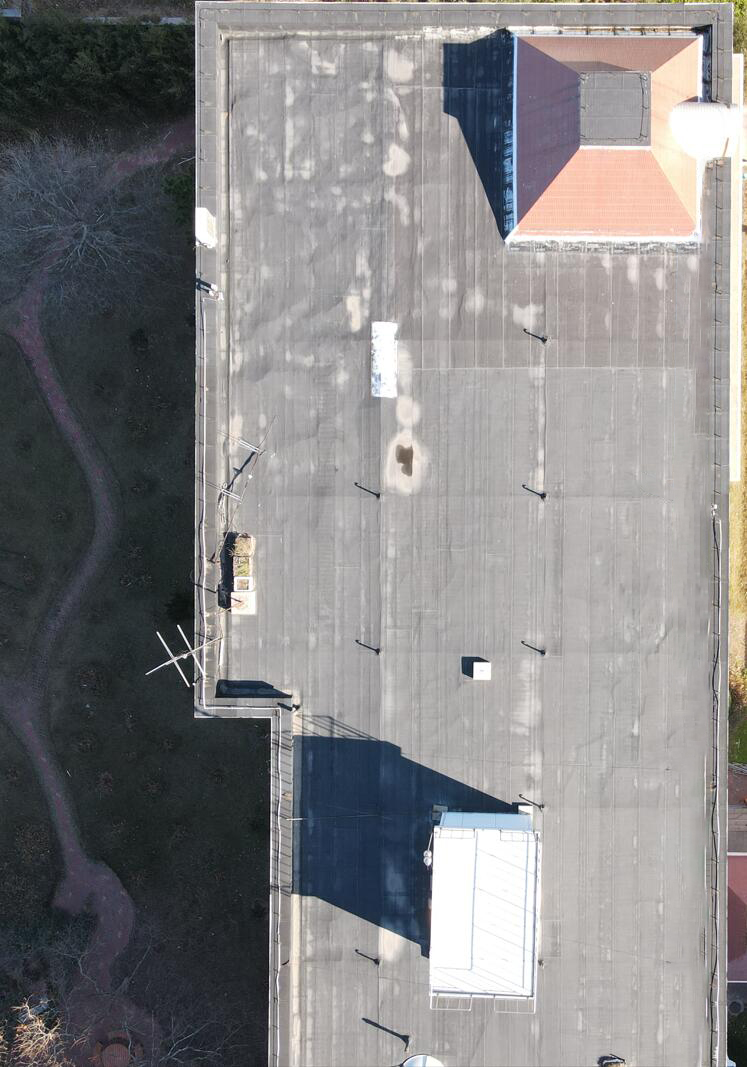
#> input picture demo/ori-3.JPG, 747 x 1067 px, found by its file name
$ python top_main.py   (older library calls are emulated)
#> lines starting #> are read from the running program, lines starting #| are printed output that depends on the picture; after the words box and inside, x2 and y2 are one past the last pixel; in counts of white or black regions, pixels touching at a corner belong together
import cv2
import numpy

#image = cv2.imread("./demo/ori-1.jpg")#(学生宿舍5号楼)
#image = cv2.imread("./demo/ori-2.jpg")#(商学院)
image = cv2.imread("./demo/ori-3.jpg")#(网络楼)
#> image is the input picture: shape (1067, 747, 3); mean B, G, R 132.9, 132.1, 133.1

print(image[0][0])
#| [89 82 67]

#BGR = numpy.array([96,84,78])#(学生宿舍5号楼)(BGR是+20—30)
#BGR = numpy.array([138,128,128])#(商学院)(BGR是+90+10)
BGR = numpy.array([122,125,128])#(网络楼)(BGR是+130-0)
#需要提取的部分的图像BGR范围

upper = BGR + 130
#上限200-250，主要是让白色部分多
lower = BGR - 0
#下线可以尝试更高0-10，目的是框出整体
mask = cv2.inRange(image,lower,upper)
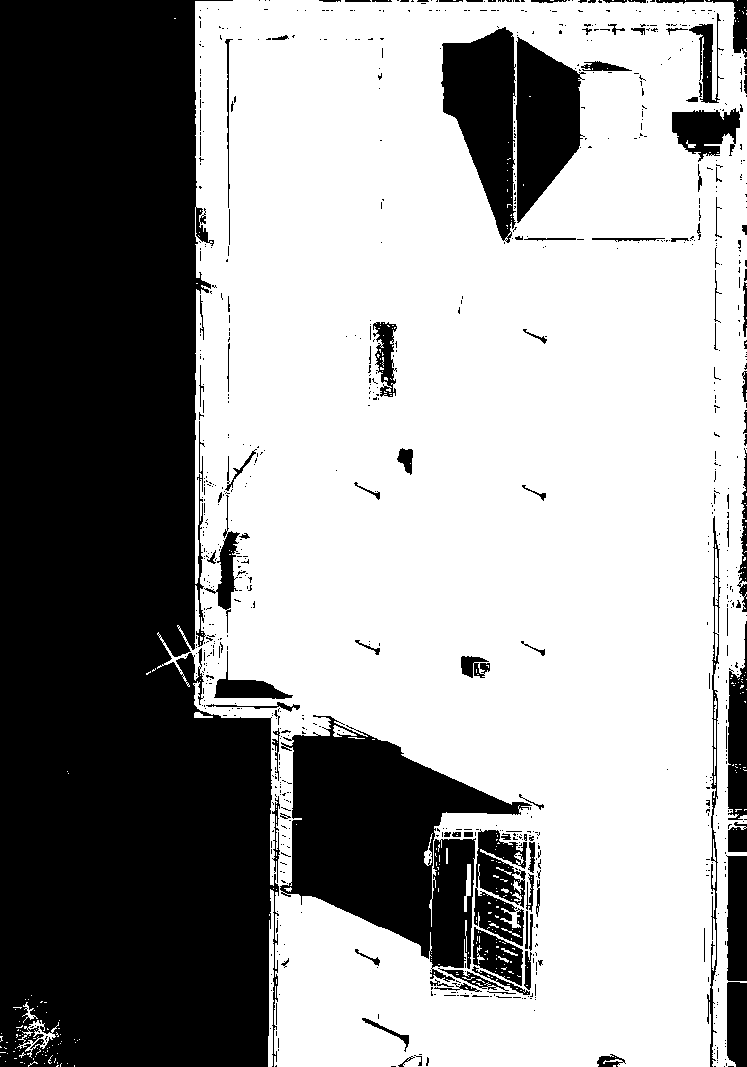
#> mask: shape (1067, 747); 60.2% white; 866 black regions (753 under 20 px)

cv2.imshow("FAKE",mask)
cv2.imwrite("FAKE.jpg",mask)
cv2.waitKey(0)

#(_,contours,hierarchy) = cv2.findContours(mask.copy(),cv2.RETR_EXTERNAL,cv2.CHAIN_APPROX_SIMPLE)
contours , hierarchy = cv2.findContours(mask.copy(),cv2.RETR_TREE,cv2.CHAIN_APPROX_SIMPLE)
#> contours = 1413 contours, 1248 with area under 20; largest, box (x1, y1, x2, y2) and area: (157, 0, 747, 1067) 545578, (279, 714, 533, 970) 33210, (440, 26, 517, 242) 9960, (515, 36, 584, 224) 8459, (475, 829, 528, 909) 2742

print("number of contours: %d" % (len(contours)))
#| number of contours: 1413

allBuildingsImage = image.copy()
cv2.drawContours(allBuildingsImage,contours,-1,(0,0,255),2)
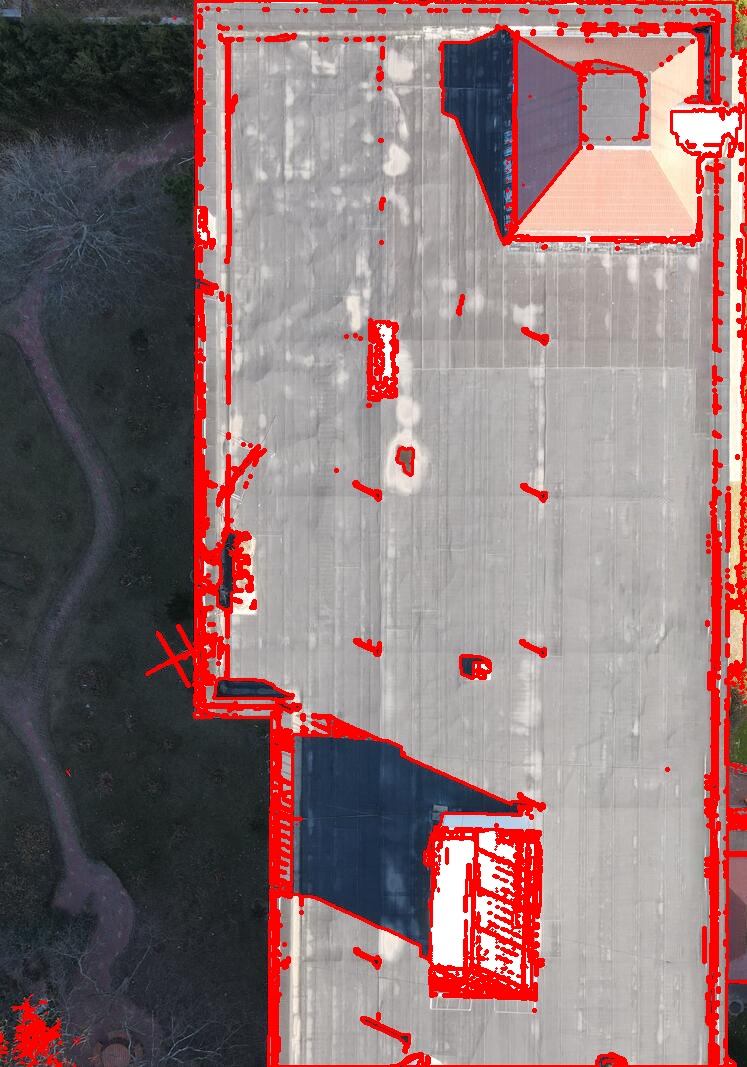
#> allBuildingsImage: shape (1067, 747, 3); 8.98% of pixels changed, all inside (x1, y1, x2, y2) = (0, 0, 747, 1067)
cv2.imshow("Image of the building",allBuildingsImage)
cv2.waitKey(0)

theonlybuilding = image.copy()
contours = list(contours)
# print(type(contours))
contours.sort(key=len,reverse=True)
cv2.drawContours(theonlybuilding,[contours[0]],-1,(0,0,255),2)
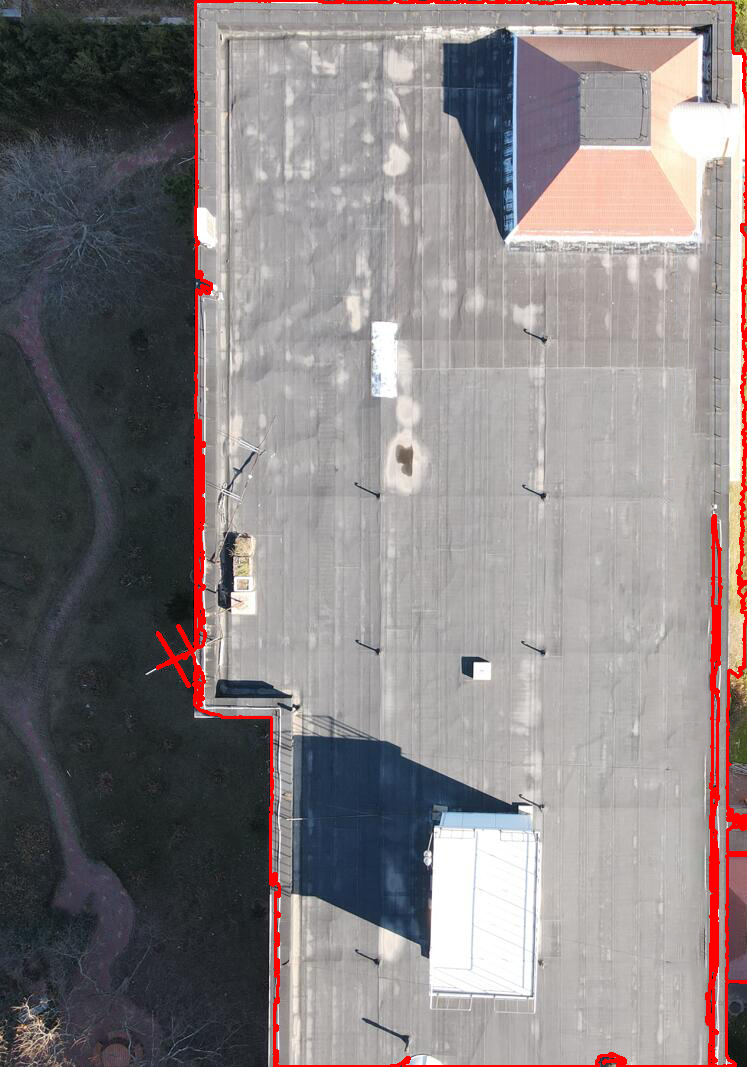
#> theonlybuilding: shape (1067, 747, 3); 2.25% of pixels changed, all inside (x1, y1, x2, y2) = (156, 0, 747, 1067)

cv2.imshow("the building",theonlybuilding)
cv2.imwrite("the building.jpg",theonlybuilding)
cv2.waitKey(0)

#获取最终方框框取的面积
#ares = cv2.contourArea(theonlybuilding)
#print("{}-blob:{}".format(theonlybuilding,ares),end="  ")

$ run again, with demo/test-3.jpg copied over demo/ori-3.JPG
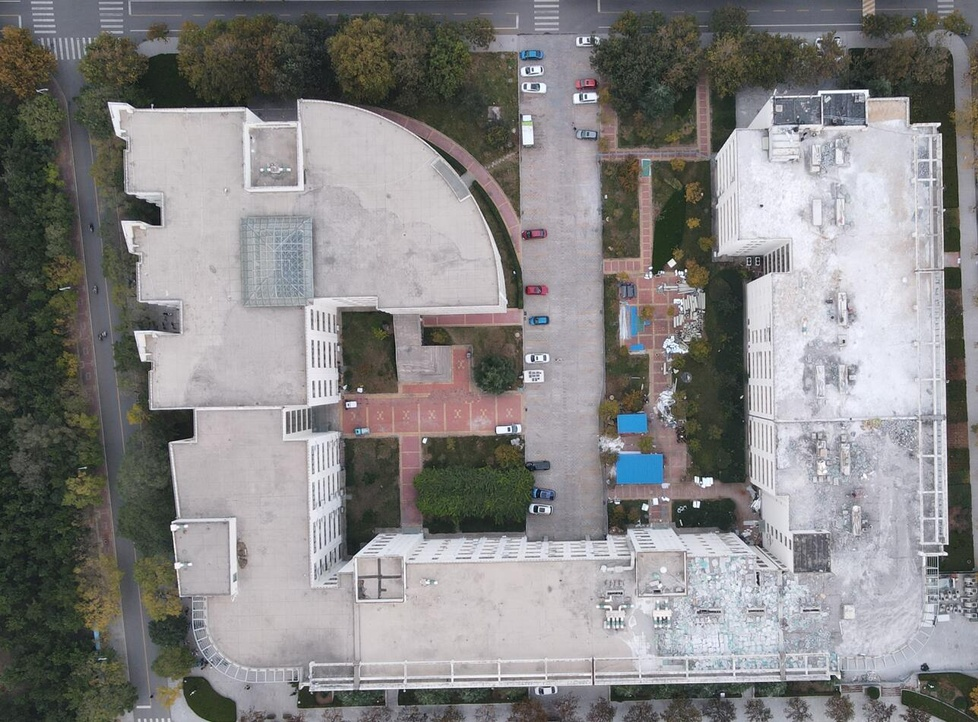
#> input picture demo/test-3.jpg, 978 x 722 px, shrunk from 1287 x 950 before the run, found by its file name
#> image is the input picture: shape (722, 978, 3); mean B, G, R 132.6, 132.7, 133.9
#| [116 112 107]
#> `mask = cv2.inRange(image,lower,upper)`:
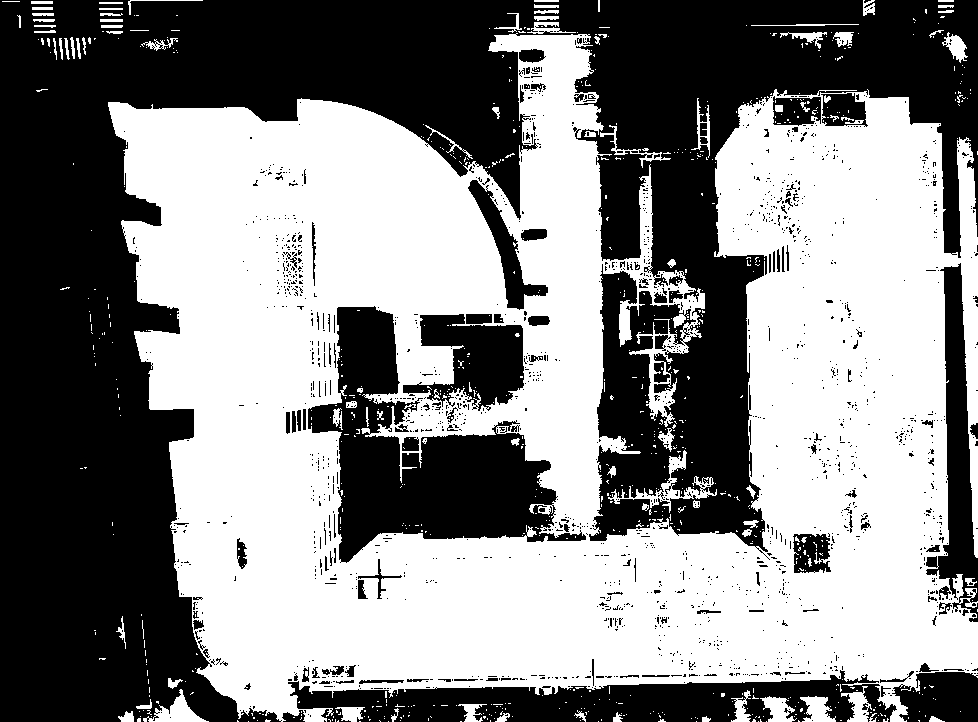
#> mask: shape (722, 978); 52.3% white; 1648 black regions (1519 under 20 px)
#> contours = 2827 contours, 2559 with area under 20; largest, box (x1, y1, x2, y2) and area: (108, 33, 978, 722) 405390, (307, 305, 587, 564) 29524, (402, 313, 525, 412) 7074, (467, 179, 549, 311) 2678, (792, 533, 832, 574) 1360
#| number of contours: 2827
#> allBuildingsImage: shape (722, 978, 3); 14.79% of pixels changed, all inside (x1, y1, x2, y2) = (1, 0, 978, 722)
#> `cv2.drawContours(theonlybuilding,[contours[0]],-1,(0,0,255),2)`:
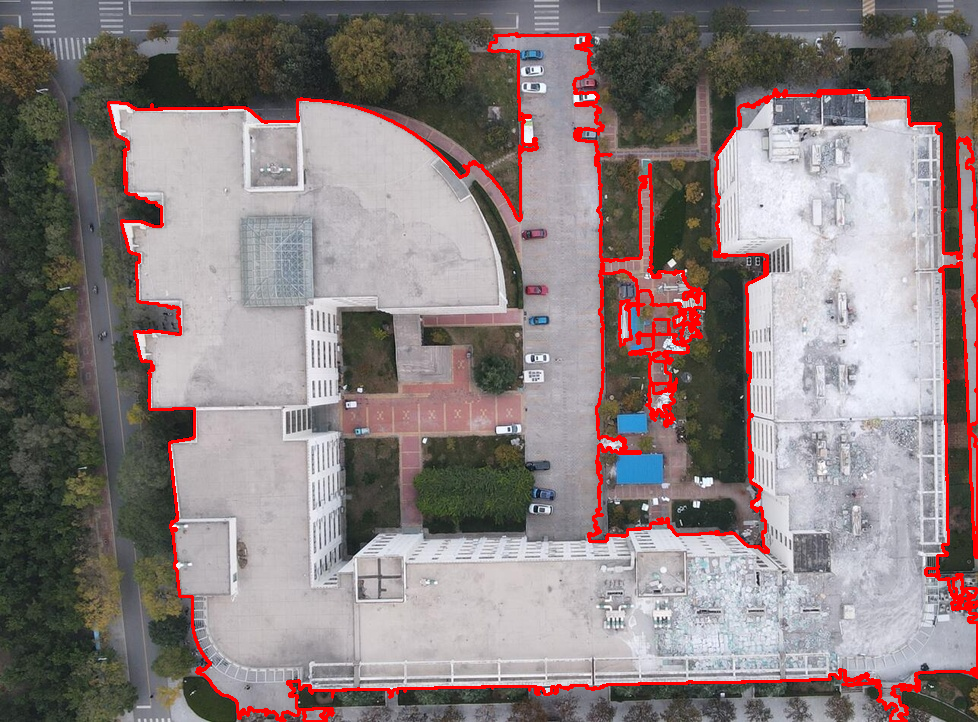
#> theonlybuilding: shape (722, 978, 3); 3.81% of pixels changed, all inside (x1, y1, x2, y2) = (107, 32, 978, 722)
